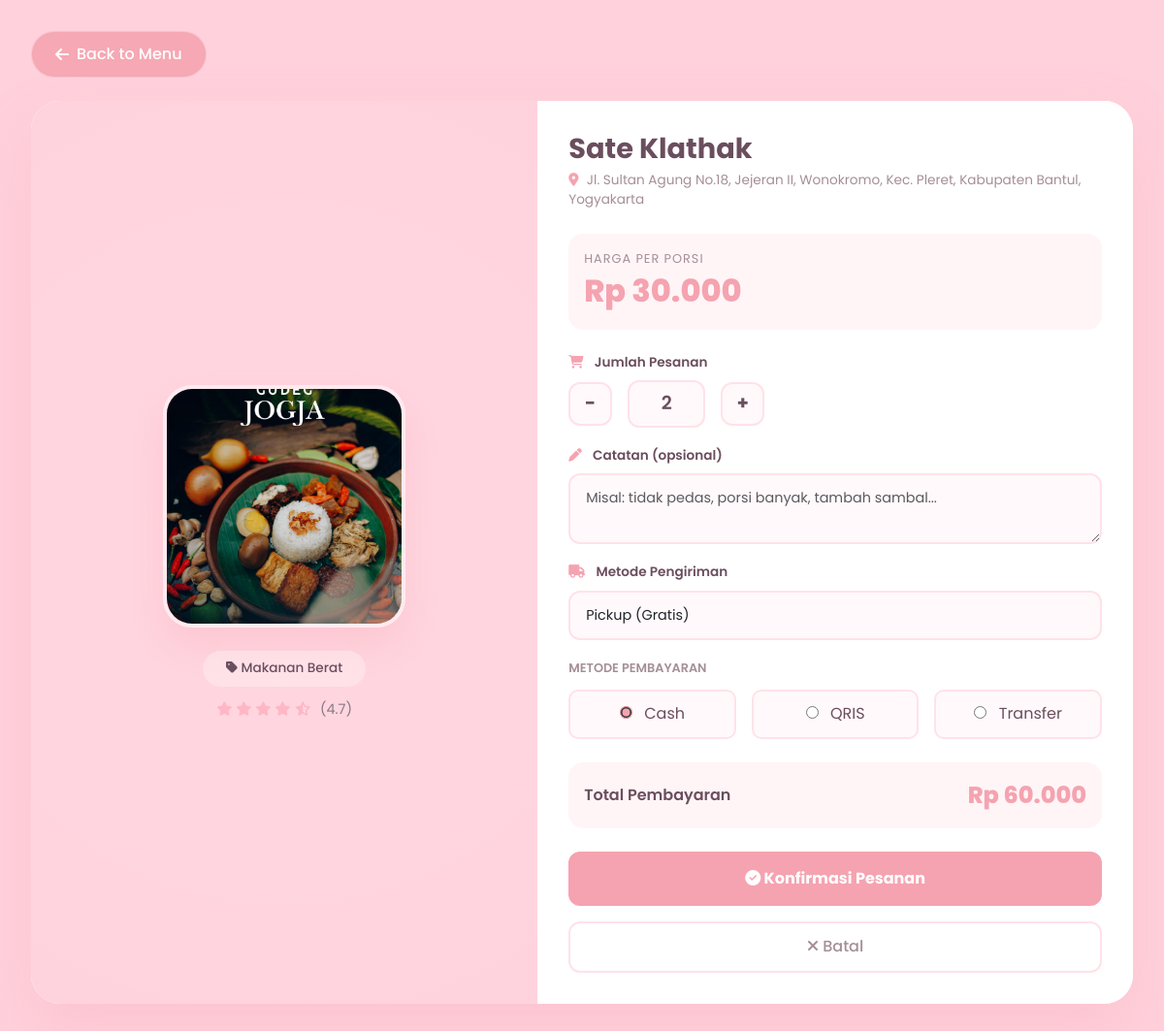
/order.php?id=7&quantity=2 (signed in), run on the app's committed database.
### tables this page shows
CREATE TABLE `foods` (
  `id` int(11) NOT NULL,
  `name` varchar(100) NOT NULL,
  `description` text DEFAULT NULL,
  `price` decimal(10,2) DEFAULT NULL,
  `image` varchar(255) DEFAULT NULL,
  `category` varchar(50) DEFAULT NULL,
  `location` varchar(255) DEFAULT NULL,
  `rating` decimal(2,1) DEFAULT 0.0,
  `created_at` timestamp NOT NULL DEFAULT current_timestamp()
);

### order.php (the view, shortened to what this page needs)
<?php
require_once 'config/koneksi.php';
$food_id = isset($_GET['id']) ? (int)$_GET['id'] : 0;
$quantity = isset($_GET['quantity']) ? (int)$_GET['quantity'] : 1;
$query = "SELECT * FROM foods WHERE id = $food_id";
$result = mysqli_query($konek, $query);
$food = mysqli_fetch_assoc($result);
function getFoodImage($food_name) {
    $clean_name = strtolower(str_replace(' ', '', $food_name));
    return 'assets/gudeg.jpeg';
}
$delivery_method = isset($_POST['delivery_method']) ? $_POST['delivery_method'] : 'pickup';
$payment_method = isset($_POST['payment_method']) ? $_POST['payment_method'] : 'cash';
$notes = isset($_POST['notes']) ? trim($_POST['notes']) : '';
$delivery_fee = ($delivery_method == 'delivery') ? 10000 : 0;
$total = ($food['price'] * $quantity) + $delivery_fee;
?>
<!DOCTYPE html>
<html lang="id">
<head>
    <link href="https://cdn.jsdelivr.net/npm/bootstrap@5.3.0/dist/css/bootstrap.min.css" rel="stylesheet">
    <link rel="stylesheet" href="https://cdnjs.cloudflare.com/ajax/libs/font-awesome/6.4.0/css/all.min.css">
</head>
<body>
<div class="order-container">
    <a href="menu.php" class="back-btn">
        <i class="fas fa-arrow-left"></i> Back to Menu
    </a>
    <div class="order-card">
        <div class="food-preview">
            <img src="<?php echo getFoodImage($food['name']); ?>" alt="<?php echo htmlspecialchars($food['name']); ?>" class="food-image">
            <div class="food-category">
                <i class="fas fa-tag"></i> <?php echo htmlspecialchars($food['category']); ?>
            </div>
            <div class="food-rating">
                <?php for($i = 1; $i <= 5; $i++): ?>
                    <?php if($i <= $food['rating']): ?>
                        <i class="fas fa-star"></i>
                    <?php elseif($i - 0.5 <= $food['rating']): ?>
                        <i class="fas fa-star-half-alt"></i>
                    <?php else: ?>
                        <i class="far fa-star"></i>
                    <?php endif; ?>
                <?php endfor; ?>
                <span>(<?php echo number_format($food['rating'], 1); ?>)</span>
            </div>
        </div>
        <div class="order-form">
            <h2><?php echo htmlspecialchars($food['name']); ?></h2>
            <div class="food-location">
                <i class="fas fa-map-marker-alt"></i> <?php echo htmlspecialchars($food['location']); ?>
            </div>
            <div class="price-container">
                <div class="price-label">Harga per porsi</div>
                <div class="food-price">Rp <?php echo number_format($food['price'], 0, ',', '.'); ?></div>
            </div>
            <form method="POST" action="">
                <div class="form-group">
                    <label><i class="fas fa-shopping-cart"></i> Jumlah Pesanan</label>
                    <div class="quantity-wrapper">
                        <a href="?id=<?php echo $food_id; ?>&quantity=<?php echo max(1, $quantity-1); ?>" class="quantity-btn">-</a>
                        <span class="quantity-value"><?php echo $quantity; ?></span>
                        <a href="?id=<?php echo $food_id; ?>&quantity=<?php echo min(99, $quantity+1); ?>" class="quantity-btn">+</a>
                    </div>
                </div>
                <div class="form-group">
                    <label><i class="fas fa-pen"></i> Catatan (opsional)</label>
                    <textarea name="notes" class="form-control" rows="2" placeholder="Misal: tidak pedas, porsi banyak, tambah sambal..."><?php echo htmlspecialchars($notes); ?></textarea>
                </div>
                <div class="form-group">
                    <label><i class="fas fa-truck"></i> Metode Pengiriman</label>
                    <select name="delivery_method" class="form-select" onchange="this.form.submit()">
                        <option value="pickup" <?php echo $delivery_method == 'pickup' ? 'selected' : ''; ?>>Pickup (Gratis)</option>
                    </select>
                </div>
                <div class="payment-methods">
                    <div class="payment-title">Metode Pembayaran</div>
                    <div class="payment-options">
                        <label class="payment-option">
                            <input type="radio" name="payment_method" value="cash" <?php echo $payment_method == 'cash' ? 'checked' : ''; ?>> Cash
                        </label>
                        <label class="payment-option">
                            <input type="radio" name="payment_method" value="qris" <?php echo $payment_method == 'qris' ? 'checked' : ''; ?>> QRIS
                        </label>
                        <label class="payment-option">
                            <input type="radio" name="payment_method" value="transfer" <?php echo $payment_method == 'transfer' ? 'checked' : ''; ?>> Transfer
                        </label>
                    </div>
                </div>
                <div class="total-section">
                    <span class="total-label">Total Pembayaran</span>
                    <span class="total-amount">
                        Rp <?php echo number_format($total, 0, ',', '.'); ?>
                    </span>
                </div>
                <button type="submit" name="confirm_order" class="btn-order">
                    <i class="fas fa-check-circle"></i> Konfirmasi Pesanan
                </button>
                <a href="menu.php" class="btn-cancel">
                    <i class="fas fa-times"></i> Batal
                </a>
            </form>
        </div>
    </div>
</div>
</body>
</html>

### order.php (style rules this page uses)
* { margin: 0; padding: 0; box-sizing: border-box; }
body { font-family: 'Poppins', sans-serif; background: #FFD1DC; min-height: 100vh; padding: 2rem; }
.order-container { max-width: 1200px; margin: 0 auto; }
.back-btn { display: inline-flex; align-items: center; gap: 0.5rem; background: rgba(245,163,176,0.9); backdrop-filter: blur(10px); padding: 0.7rem 1.5rem; border-radius: 50px; color: white; text-decoration: none; font-weight: 500; margin-bottom: 1.5rem; transition: all 0.3s; border: 1px solid rgba(255,255,255,0.3); }
.order-card { background: white; border-radius: 30px; overflow: hidden; box-shadow: 0 30px 60px rgba(245,163,176,0.25); display: flex; flex-wrap: wrap; }
.food-preview { flex: 1; min-width: 300px; background: #FFD1DC; padding: 2rem; display: flex; flex-direction: column; align-items: center; justify-content: center; position: relative; overflow: hidden; }
.food-preview::before { content: ''; position: absolute; width: 200%; height: 200%; background: radial-gradient(circle, rgba(255,255,255,0.15) 0%, transparent 70%); animation: rotate 20s linear infinite; }
.food-image { width: 250px; height: 250px; border-radius: 30px; object-fit: cover; box-shadow: 0 20px 40px rgba(245,163,176,0.3); position: relative; z-index: 2; border: 4px solid rgba(255,255,255,0.5); }
.food-category { position: relative; z-index: 2; margin-top: 1.5rem; background: rgba(255,255,255,0.3); backdrop-filter: blur(10px); padding: 0.5rem 1.5rem; border-radius: 50px; color: #6B4E5E; font-size: 0.85rem; font-weight: 500; }
.food-rating { position: relative; z-index: 2; margin-top: 0.8rem; color: #FFB7C5; font-size: 0.9rem; }
.food-rating span { color: #8A7A82; margin-left: 0.3rem; }
.order-form { flex: 1.2; min-width: 350px; padding: 2rem; background: white; }
.order-form h2 { font-size: 1.8rem; font-weight: 700; color: #6B4E5E; margin-bottom: 0.3rem; }
.food-location { color: #A58E98; font-size: 0.85rem; margin-bottom: 1.5rem; }
.food-location i { color: #F5A3B0; margin-right: 0.3rem; }
.price-container { background: #FFF5F7; padding: 1rem; border-radius: 15px; margin-bottom: 1.5rem; }
.price-label { font-size: 0.8rem; color: #A58E98; text-transform: uppercase; letter-spacing: 1px; }
.food-price { font-size: 2rem; font-weight: 800; color: #F5A3B0; }
.form-group { margin-bottom: 1.2rem; }
.form-group label { display: block; font-weight: 600; color: #6B4E5E; margin-bottom: 0.5rem; font-size: 0.85rem; }
.form-group label i { color: #F5A3B0; margin-right: 0.5rem; }
.form-control, .form-select { border-radius: 12px; border: 2px solid #FFE2E8; padding: 0.8rem 1rem; font-size: 0.9rem; transition: all 0.3s; width: 100%; background: #FFF9FB; }
.quantity-wrapper { display: flex; align-items: center; gap: 1rem; }
.quantity-btn { width: 45px; height: 45px; border-radius: 12px; background: #FFF9FB; border: 2px solid #FFE2E8; font-size: 1.2rem; font-weight: bold; display: inline-flex; align-items: center; justify-content: center; text-decoration: none; color: #6B4E5E; transition: all 0.3s; }
.quantity-value { font-size: 1.2rem; font-weight: 600; padding: 0.5rem 1rem; background: #FFF9FB; border-radius: 12px; border: 2px solid #FFE2E8; min-width: 80px; text-align: center; color: #6B4E5E; }
.total-section { background: #FFF5F7; padding: 1rem; border-radius: 15px; margin: 1.5rem 0; display: flex; justify-content: space-between; align-items: center; }
.total-label { font-weight: 600; color: #6B4E5E; }
.total-amount { font-size: 1.5rem; font-weight: 800; color: #F5A3B0; }
.btn-order { width: 100%; background: #F5A3B0; border: none; padding: 1rem; border-radius: 12px; color: white; font-weight: 700; font-size: 1rem; transition: all 0.3s; margin-bottom: 1rem; cursor: pointer; }
.btn-cancel { width: 100%; background: transparent; border: 2px solid #FFE2E8; padding: 0.8rem; border-radius: 12px; color: #A58E98; font-weight: 500; transition: all 0.3s; cursor: pointer; text-align: center; display: inline-block; text-decoration: none; }
.payment-methods { margin: 1rem 0; }
.payment-title { font-size: 0.8rem; font-weight: 600; color: #A58E98; margin-bottom: 0.8rem; text-transform: uppercase; }
.payment-options { display: flex; gap: 1rem; flex-wrap: wrap; }
.payment-option { flex: 1; padding: 0.7rem; border-radius: 10px; background: #FFF9FB; border: 2px solid #FFE2E8; transition: all 0.3s; cursor: pointer; text-align: center; color: #6B4E5E; }
.payment-option input { margin-right: 0.5rem; accent-color: #F5A3B0; }

### data on the page
foods: category "Makanan Berat", rating "4.7", name "Sate Klathak", location "Jl. Sultan Agung No.18, Jejeran II, Wonokromo, Kec. Pleret, Kabupaten Bantul, Yogyakarta", price "30.000", price "60.000"

### other printed values
$quantity "2"
